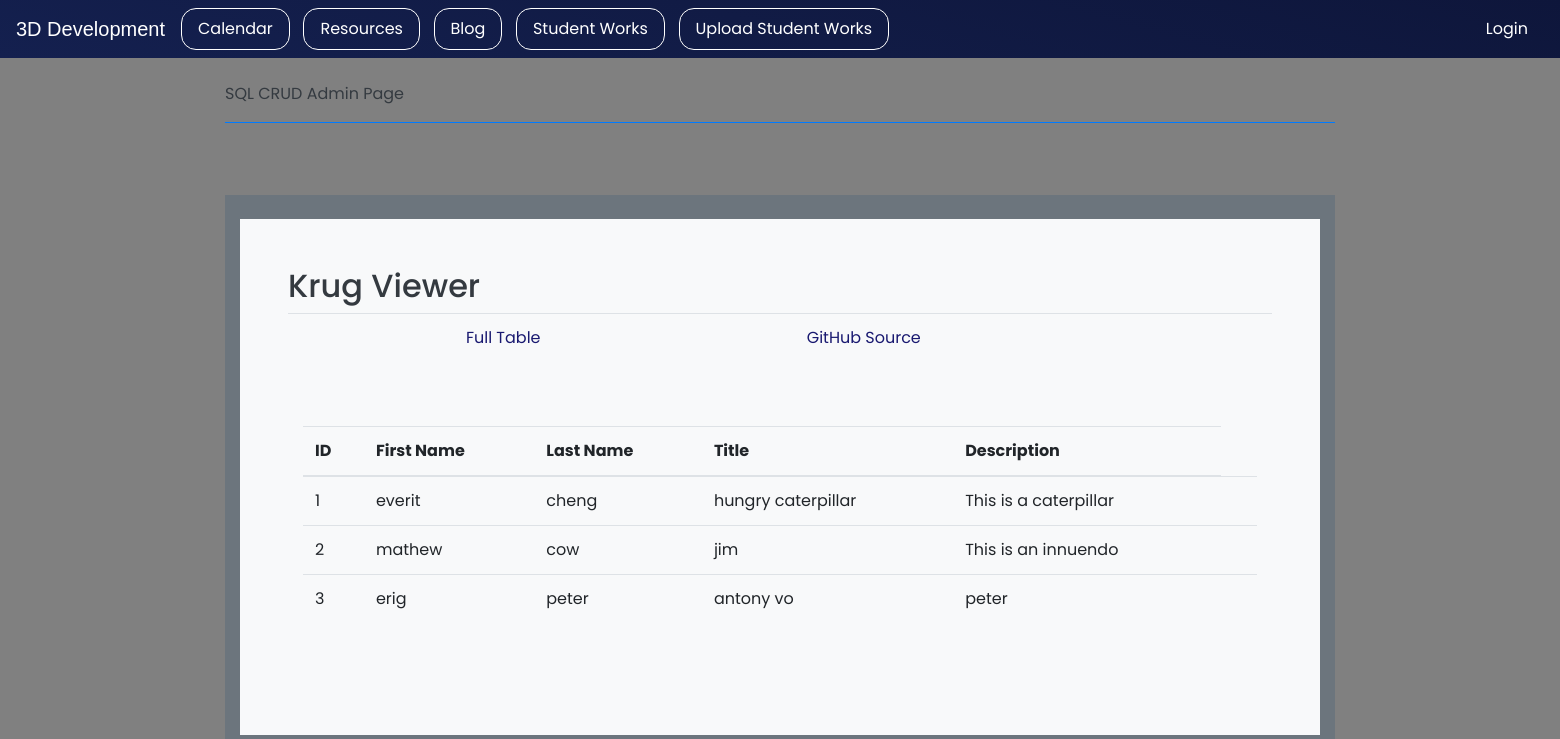
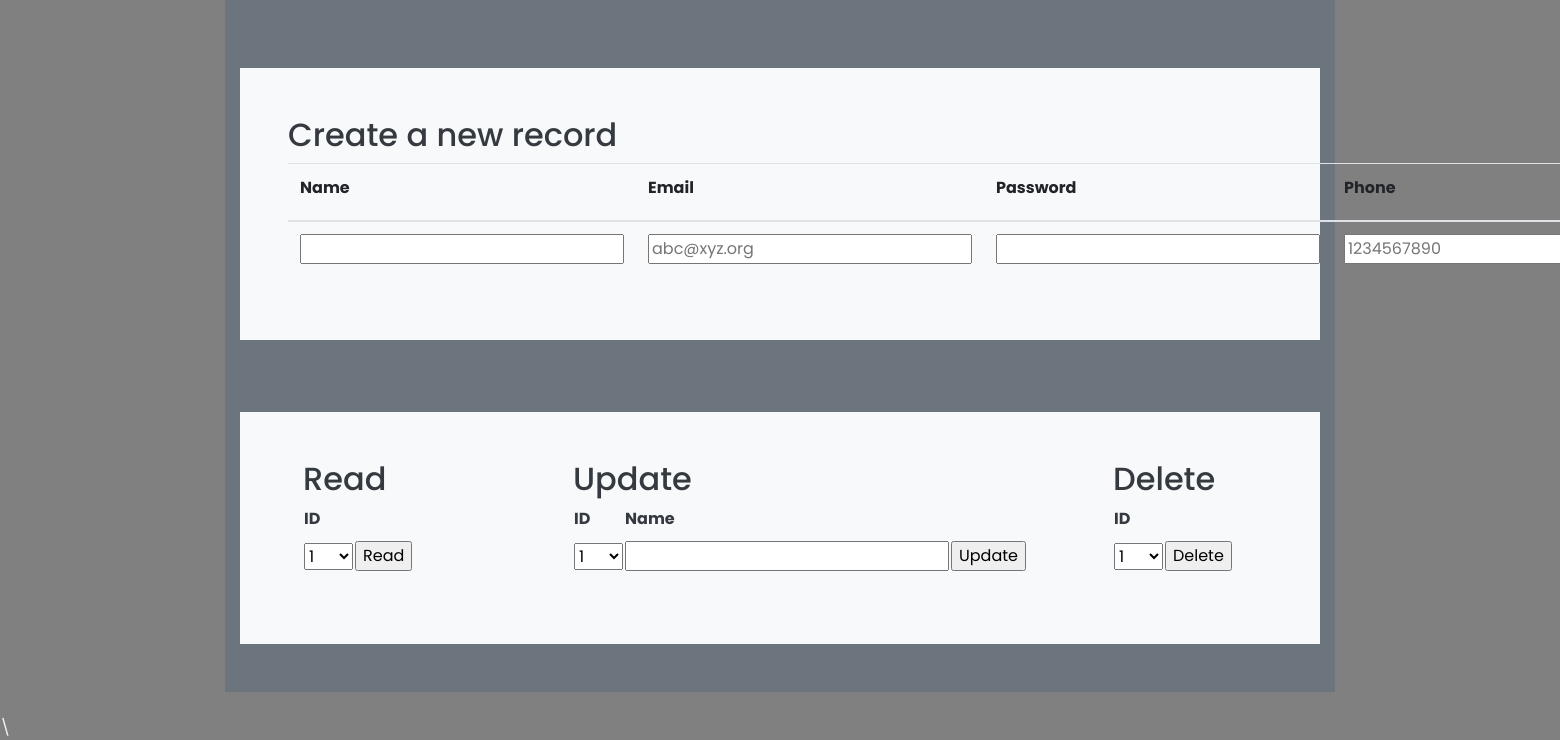
The page /krug/ on the database as committed earlier (2 pictures, top to bottom).
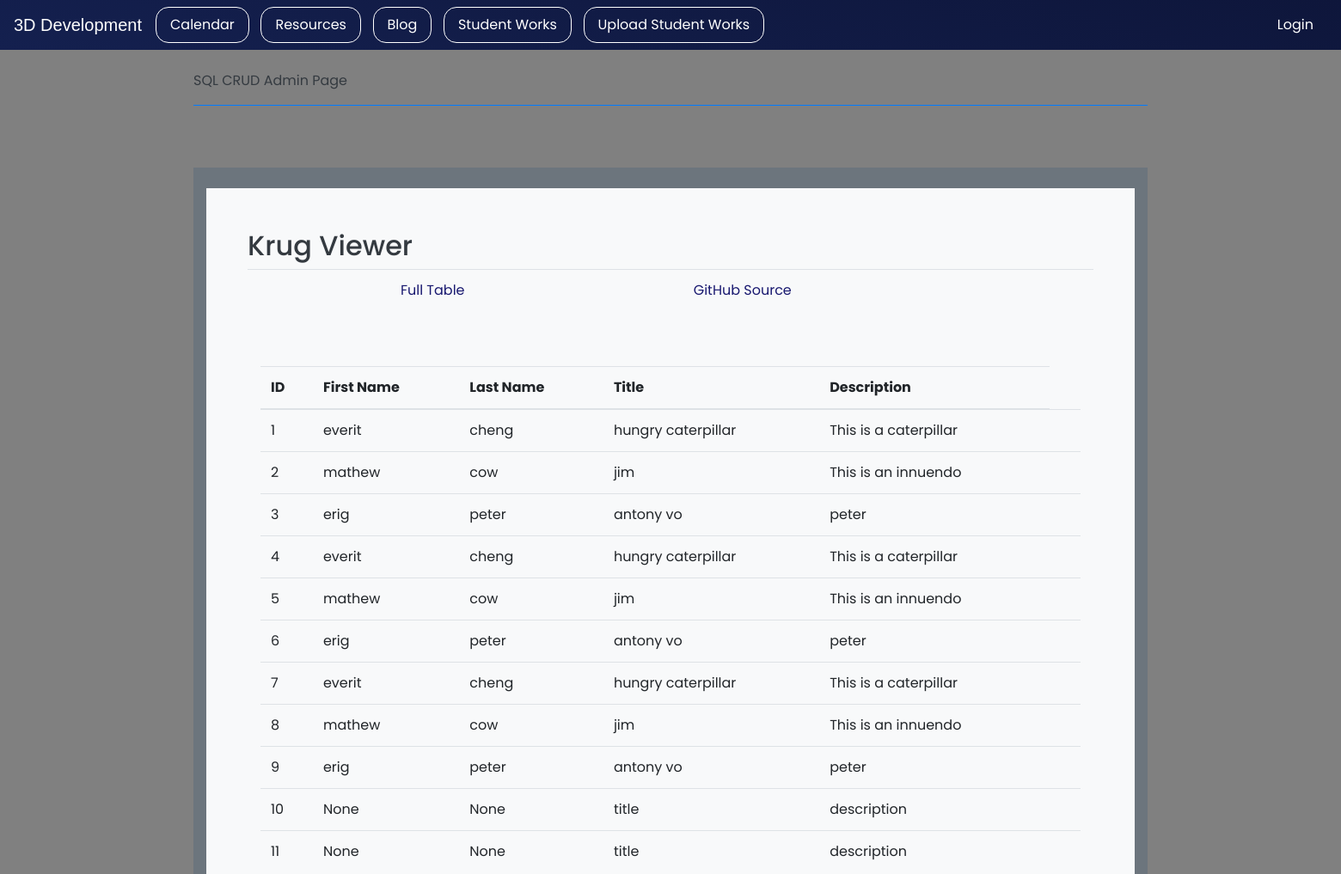
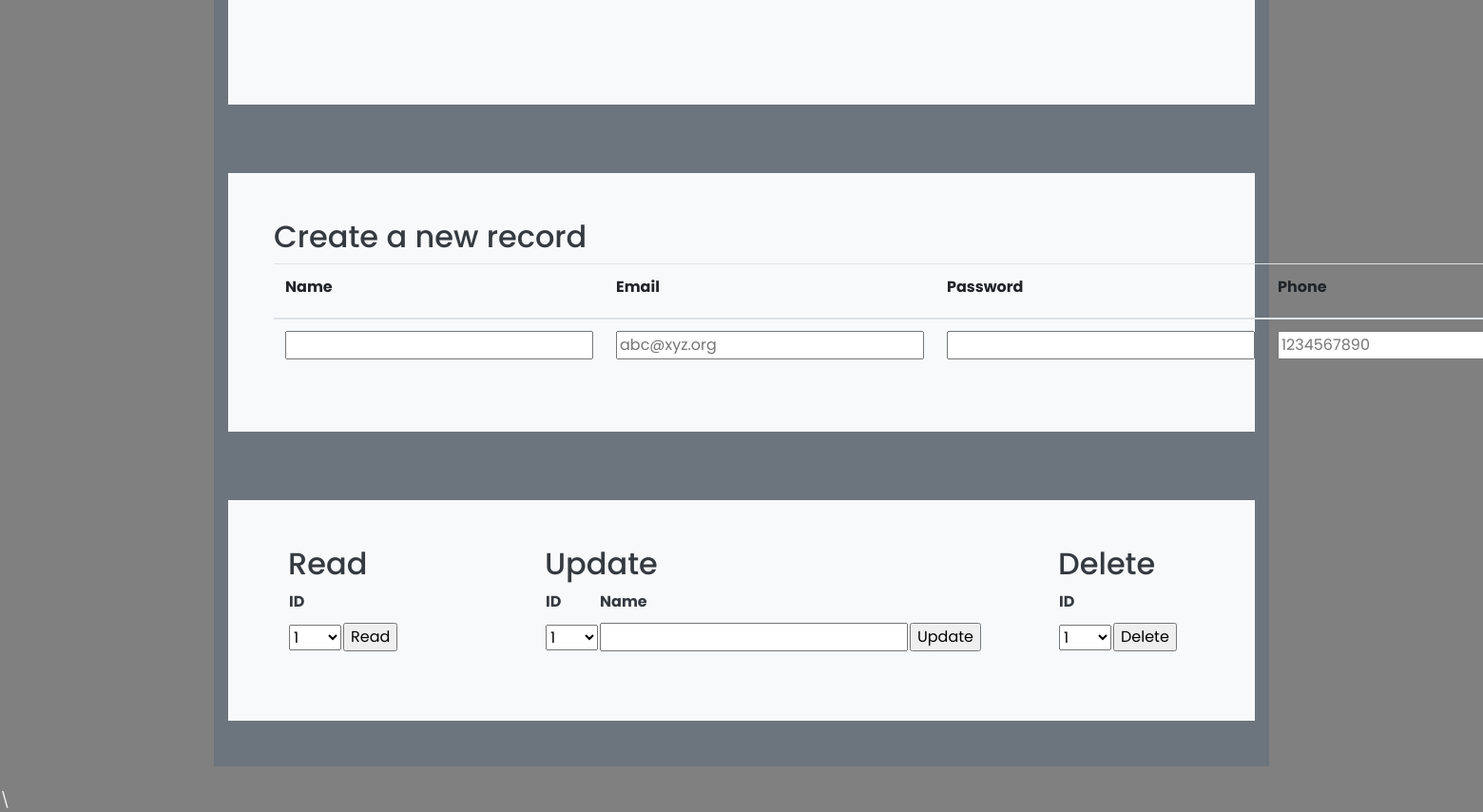
The same page on the database as committed later (2 pictures, top to bottom).
### model.py (models this page shows, shortened)
class Students(db.Model):
    studentID = db.Column(db.Integer, primary_key=True)
    firstname = db.Column(db.String(255))
    lastname = db.Column(db.String(255))
    title = db.Column(db.String(255))
    description = db.Column(db.Text)
    def read(self):
        return {
            "studentID": self.studentID,
            "firstname": self.firstname,
            "lastname": self.lastname,
            "title": self.title,
            "description": self.description
        }

### krug/app_crud.py (the view)
@app_krug.route('/')
def crud():
    return render_template("krugg.html", table=students_all())

### krug/query.py (called while the page is built)
def students_all():
    return students_all_alc()

def students_all_alc():
    table = Students.query.all()
    json_ready = [peep.read() for peep in table]
    return json_ready

### krug/templates/kruggy/krugg.html (shortened to what this page needs)
<!DOCTYPE html>
{% extends "layouts/base.html" %}
{% block body %}
    <div class="container py-4">
        <header class="pb-3 mb-4 border-bottom border-primary text-dark">
            <span class="fs-4">SQL CRUD Admin Page</span>
        </header>
    </div>
    <div class="container py-4 text-light">
        <div class="container bg-secondary py-4">
            <div class="p-5 mb-4 bg-light text-dark rounded-3">
                <h2>Krug Viewer</h2>
                <div class="row align-items-md-stretch">
                    <table class="table">
                        <tbody>
                        <tr>
                            <td></td>
                            <td></td>
                            <td><a href={{url_for('krug.crud')}}>Full Table </a></td>
                            <td><a href="https://github.com/nighthawkcoders/nighthawk_csp/tree/master/crud">GitHub Source</a></td>
                        </tr>
                        </tbody>
                    </table>
                </div>
                <div class="row align-items-md-stretch">
                    <div class="container-fluid py-5">
                        <table class="table">
                            <thead>
                            <tr>
                                <th>ID</th>
                                <th>First Name</th>
                                <th>Last Name</th>
                                <th>Title</th>
                                <th>Description</th>
                            </tr>
                            </thead>
                            <tbody>
                            {% for row in table %}
                                <tr>
                                    <td>{{ row['studentID'] }}</td>
                                    <td>{{ row['firstname'] }}</td>
                                    <td>{{ row['lastname'] }}</td>
                                    <td>{{ row['title'] }}</td>
                                    <td>{{ row['description']}}</td>
                                    <td>{{ pnf }}</td>
                                </tr>
                            {% endfor %}
                            </tbody>
                        </table>
                    </div>
                </div>
            </div>
        </div>
        <div class="container bg-secondary py-4">
            <div class="p-5 mb-4 bg-light text-dark rounded-3">
                <h2>Create a new record</h2>
                <form method="POST" ID="create" action={{url_for('krug.create')}} >
                    <table class="table">
                        <thead>
                        <tr>
                            <th><label for="name">Name</label></th>
                            <th><label for="email">Email</label></th>
                            <th><label for="password">Password</label></th>
                            <th><label for="phone">Phone</label></th>
                        </tr>
                        </thead>
                        <tbody>
                        <tr>
                            <td><input type="text" name="name" id="name" required></td>
                            <td><input type="email" name="email" id="email" placeholder="abc@xyz.org" required></td>
                            <td><input type="password" name="password" id="password" required></td>
                            <td><input type="tel" name="phone" id="phone" pattern="[0-9]{10}" placeholder="1234567890" required></td>
                        </tr>
                        </tbody>
                    </table>
                </form>
            </div>
        </div>
        <div class="container bg-secondary py-4">
            <div class="row mb-4 bg-light text-dark rounded-3">
                <div class="col-md-3">
                    <div class="p-5 mb-4 bg-light text-dark rounded-3">
                        <h2>Read</h2>
                        <form method="POST" ID="read" action={{url_for('krug.read')}} >
                            <table id="read_table">
                                <tr><th><label for="read_studentid">ID</label></th></tr>
                                <tr>
                                    <td>
                                        <select name="studentid" id="read_studentid">
                                            <optgroup label="studentid">
                                                {% for row in table %}
                                                    <option label="{{ row['studentID'] }}">{{ row['studentID'] }}</option>
                                                {% endfor %}
                                            </optgroup>
                                        </select>
                                    </td>
                                    <td>
                                        <input type="submit" value="Read">
                                    </td>
                                </tr>
                            </table>
                        </form>
                    </div>
                </div>
                <div class="col-md-6">
                    <div class="p-5 mb-4 bg-light text-dark rounded-3">
                        <h2>Update</h2>
                        <form method="POST" ID="update" action={{url_for('krug.update')}} >
                            <table id="update_table">
                                <tr>
                                    <th><label for="update_studentid">ID</label></th>
                                    <th><label for="update_firstname">Name</label></th>
                                </tr>
                                <tr>
                                    <td>
                                        <select name="studentid" id="update_studentid">
                                            <optgroup label="studentid">
                                                {% for row in table %}
                                                    <option label="{{ row['studentID'] }}">{{ row['studentID'] }}</option>
                                                {% endfor %}
                                            </optgroup>
                                        </select>
                                    </td>
                                    <td><input type="text" name="name" id="update_name" required></td>
                                    <td><input type="submit" value="Update"></td>
                                </tr>
                            </table>
                        </form>
                    </div>
                </div>
                <div class="col-md-3">
                    <div class="p-5 mb-4 bg-light text-dark rounded-3">
                        <h2>Delete</h2>
                        <form method="POST" ID="read" action={{url_for('krug.delete')}} >
                            <table id="read_table">
                                <tr><th><label for="delete_studentid">ID</label></th></tr>
                                <tr>
                                    <td>
                                        <select name="studentid" id="delete_studentid">
                                            <optgroup label="studentid">
                                                {% for row in table %}
                                                    <option label="{{ row['studentID'] }}">{{ row['studentID'] }}</option>
                                                {% endfor %}
                                            </optgroup>
                                        </select>
                                    </td>
                                    <td><input type="submit" value="Delete"></td>
                                </tr>
                            </table>
                        </form>
                    </div>
                </div>
            </div>
        </div>
    </div>
\
{% endblock %}

### templates/layouts/base.html (shortened to what this page needs)
<!DOCTYPE HTML>
<html lang="en">
{% set name = "3D Development" %}
{% set github = "https://github.com/NinjaBreadLord/grup-grass" %}
<head>
    <link rel="stylesheet" href="https://stackpath.bootstrapcdn.com/bootstrap/4.3.1/css/bootstrap.min.css">
    <link rel="stylesheet" href="https://cdnjs.cloudflare.com/ajax/libs/font-awesome/4.7.0/css/font-awesome.min.css">
</head>
<body>
{% include "layouts/navbar.html" %}
{% block body %}{% endblock %}
</body>
</html>

### templates/layouts/navbar.html (shortened to what this page needs)
<div class="navborder">
    <nav class="navbar navbar-expand-sm navbar-light bg-custom-2 ">
    <a class="navbar-brand" href="/" style="font-family: Helvetica; color:white;" title="3D Dev">3D Development</a>
    <div class="collapse navbar-collapse" id="navbarNavAltMarkup">
        <a class="nav-link nav-item"  href={{ url_for('calender') }}>Calendar</a>
        <a class="nav-link nav-item" href={{ url_for('greet') }}>Resources</a>
        <a class="nav-link nav-item" href={{ url_for('blog') }}>Blog</a>
        <a class="nav-link nav-item" href="studentworks">Student Works</a>
        <a class="nav-link nav-item" href="upload">Upload Student Works</a>
        <a class="nav-link nav navbar-nav ml-auto" style="color: white" href={{ url_for('crud.crud_login') }}>Login</a>
    </div>
    </nav>
</div>

### templates/layouts/base.html (style rules this page uses)
:root { --white: whitesmoke; --black: black; --grey: grey; }
html, body { margin: 0; height: 100%; animation: fadein 2s; -moz-animation: fadein 2s; -webkit-animation: fadein 2s; -o-animation: fadein 2s; background-color: var(--grey); color: var(--white); }
a { color: midnightblue; }
.row { margin: auto; }

### templates/layouts/navbar.html (style rules this page uses)
body { font-family: 'Poppins', sans-serif; }

Rows that differ between the two databases and show on the page:
added Students: studentID "4", firstname "everit", lastname "cheng", title "hungry caterpillar", description "This is a caterpillar"
added Students: studentID "5", firstname "mathew", lastname "cow", title "jim", description "This is an innuendo"
added Students: studentID "6", firstname "erig", lastname "peter", title "antony vo", description "peter"
added Students: studentID "7", firstname "everit", lastname "cheng", title "hungry caterpillar", description "This is a caterpillar"
added Students: studentID "8", firstname "mathew", lastname "cow", title "jim", description "This is an innuendo"
added Students: studentID "9", firstname "erig", lastname "peter", title "antony vo", description "peter"
added Students: studentID "10", firstname "None", lastname "None", title "title", description "description"
added Students: studentID "11", firstname "None", lastname "None", title "title", description "description"
